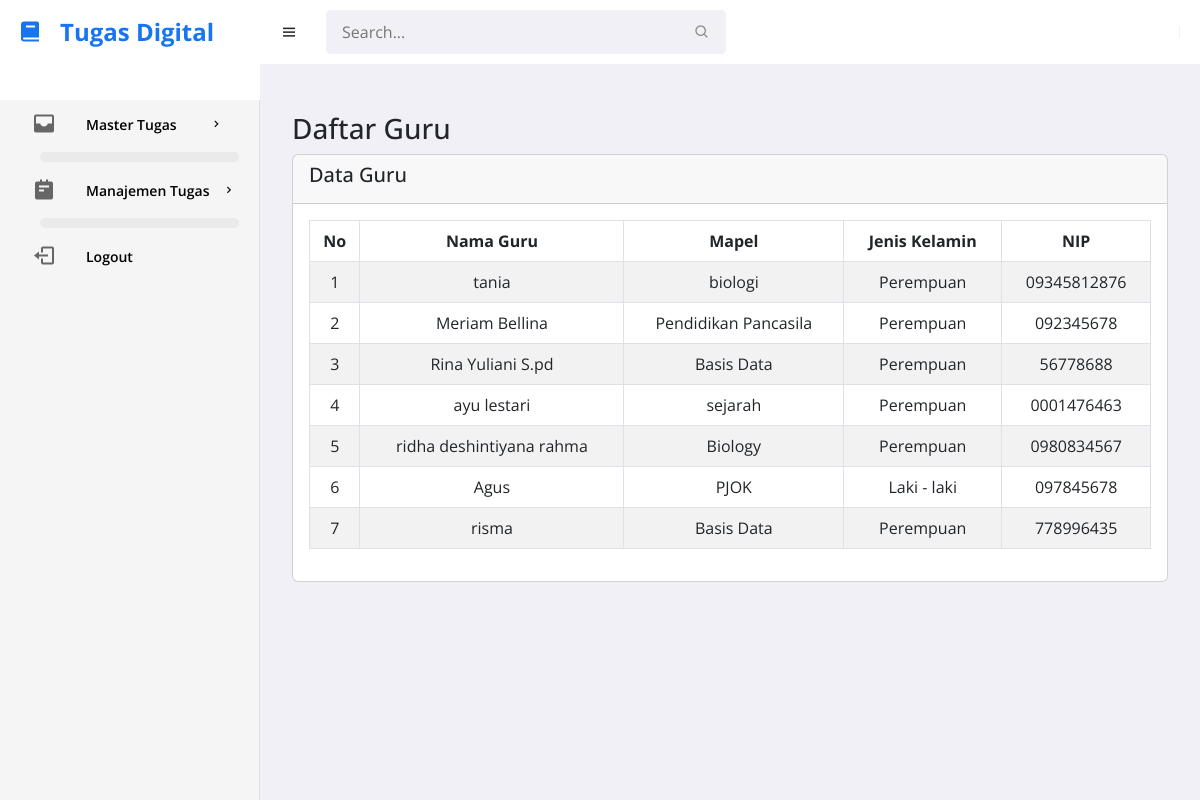
Screenshot of /guru.php with the database file from the repository.
### tables this page shows
CREATE TABLE `guru` (
  `id` int(11) NOT NULL,
  `nama_guru` varchar(200) NOT NULL,
  `mapel` varchar(100) NOT NULL,
  `jenis_kelamin` enum('Laki - laki','Perempuan','','') NOT NULL,
  `nip` varchar(100) NOT NULL
);

### guru.php (the view, shortened to what this page needs)
<?php
include 'koneksi.php';
$result = $conn->query("SELECT * FROM guru");
?>
<!DOCTYPE html>
<html lang="en">
<head>
    <link href='https://unpkg.com/boxicons@2.0.9/css/boxicons.min.css' rel='stylesheet'>
    <link rel="stylesheet" href="https://cdn.jsdelivr.net/npm/bootstrap@5.3.0/dist/css/bootstrap.min.css">
    <link href="https://cdn.jsdelivr.net/npm/bootstrap-icons/font/bootstrap-icons.css" rel="stylesheet">
    <link rel="stylesheet" href="style.css">
</head>
<body>
<section id="sidebar">
    <a href="#" class="brand"><i class='bx bxs-book icon'></i> Tugas Digital</a>
    <ul class="side-menu">
            <li>
                <a href="#"><i class='bx bxs-inbox icon'></i> Master Tugas <i class='bx bx-chevron-right icon-right'></i></a>
                <ul class="side-dropdown">
                    <li><a href="siswa.php"><i class='bx bx-task'></i> Siswa</a></li>
                </ul>
            </li>
            <li>
                <a href="#"><i class='bx bxs-notepad icon'></i> Manajemen Tugas <i class='bx bx-chevron-right icon-right'></i></a>
                <ul class="side-dropdown">
                    <li><a href="tugas.php"><i class='bx bx-task'></i> Tugas</a></li>
                </ul>
            </li>
        <li><a href="#" onclick="confirmLogout(event)"><i class='bx bx-log-out icon'></i> Logout</a></li>
    </ul>
</section>
     <section id="content">
        <nav>
            <i class='bx bx-menu toggle-sidebar'></i>
            <form action="#">
                <div class="form-group">
                    <input type="text" placeholder="Search...">
                    <i class='bx bx-search icon'></i>
                </div>
            </form>
        </nav>
        <main>
            <div class="container mt-4">
                <h3>Daftar Guru</h3>
                <div class="row">
                    <div class="col-md-12">
                        <div class="card">
                            <div class="card-header">
                                <h5>Data Guru</h5>
                            </div>
                            <div class="card-body">
                                <div class="table-responsive">
                                    <table class="table table-striped table-bordered">
                                        <thead>
                                            <tr style='text-align:center'>
                                                <th>No</th>
                                                <th>Nama Guru</th>
                                                <th>Mapel</th>
                                                <th>Jenis Kelamin</th>
                                                <th>NIP</th>
                                            </tr>
                                        </thead>
                                        <tbody>
                                        <?php
                                         $no = 1;
                                         while ($row = $result->fetch_assoc()) {
                                         echo "<tr style='text-align:center'>
                                         <td>{$no}</td>
                                         <td>{$row['nama_guru']}</td>
                                         <td>{$row['mapel']}</td>
                                         <td>{$row['jenis_kelamin']}</td>
                                         <td>{$row['nip']}</td>";
                                      echo "</tr>";
                                                $no++;
                                            }
                                            ?>
                                        </tbody>
                                    </table>
                                </div>
                            </div>
                        </div>
                    </div>
                </div>
            </div>
        </main>
    </section>
</body>
</html>

### style.css (style rules this page uses)
* { font-family: 'Open Sans', sans-serif; margin: 0; padding: 0; box-sizing: border-box; }
:root { --grey: #F1F0F6; --dark-grey: #8D8D8D; --light: #fff; --dark: #000; --green: #81D43A; --light-green: #E3FFCB; --blue: #1775F1; --light-blue: #D0E4FF; --dark-blue: #0C5FCD; --red: #FC3B56; }
html { overflow-x: hidden; }
body { background: var(--grey); overflow-x: hidden; }
a { text-decoration: none; }
li { list-style: none; }
#sidebar { position: fixed; max-width: 260px; width: 100%; background: var(--light); top: 0; left: 0; height: 100%; overflow-y: auto; scrollbar-width: none; transition: all .3s ease; z-index: 200; }
#sidebar .brand { font-size: 24px; display: flex; align-items: center; height: 64px; font-weight: 700; color: var(--blue); position: sticky; top: 0; left: 0; z-index: 100; background: var(--light); transition: all .3s ease; padding: 0 6px; }
#sidebar .icon { min-width: 48px; display: flex; justify-content: center; align-items: center; margin-right: 6px; }
#sidebar .icon-right { margin-left: auto; transition: all .3s ease; }
#sidebar .side-menu { margin: 36px 0; padding: 0 20px; transition: all .3s ease; }
#sidebar .side-menu a { display: flex; align-items: center; font-size: 14px; color: var(--dark); padding: 12px 16px 12px 0; transition: all .3s ease; border-radius: 10px; margin: 4px 0; white-space: nowrap; }
ul li a { font-size: 18px; font-weight: bold; color: #333; display: flex; align-items: center; gap: 10px; transition: all 0.3s ease; }
ul li a i.icon { font-size: 24px; color: #007bff; transition: color 0.3s ease; }
ul.side-dropdown li a { font-size: 16px; padding-left: 30px; color: #555; }
#sidebar .side-dropdown { padding-left: 54px; max-height: 0; overflow-y: hidden; transition: all .15s ease; }
#content { position: relative; width: calc(100% - 260px); left: 260px; transition: all .3s ease; }
nav { background: var(--light); height: 64px; padding: 0 20px; display: flex; align-items: center; grid-gap: 28px; position: sticky; top: 0; left: 0; z-index: 100; }
nav .toggle-sidebar { font-size: 18px; cursor: pointer; }
nav form { max-width: 400px; width: 100%; margin-right: auto; }
nav .form-group { position: relative; }
nav .form-group input { width: 100%; background: var(--grey); border-radius: 5px; border: none; outline: none; padding: 10px 36px 10px 16px; transition: all .3s ease; }
nav .form-group .icon { position: absolute; top: 50%; transform: translateY(-50%); right: 16px; color: var(--dark-grey); }
main { width: 100%; padding: 24px 20px 20px 20px; }

### guru.php (style rules this page uses)
.side-menu { background-color: #f5f5f5; padding: 20px; min-height: 100vh; border-right: 1px solid #ddd; }
.side-menu li a { font-size: 18px; font-weight: 600; display: flex; align-items: center; gap: 12px; padding: 12px 20px; color: #333; transition: background 0.3s, color 0.3s; border-radius: 8px; }
.side-menu li a .icon { font-size: 24px; color: #666; transition: color 0.3s; }
.side-dropdown { margin-left: 20px; background-color: #eaeaea; border-radius: 6px; padding: 5px 0; }
.side-dropdown li a { font-size: 16px; padding: 10px 20px; color: #555; display: flex; align-items: center; gap: 10px; }

### rows the page displays
guru: nama_guru "tania", mapel "biologi", jenis_kelamin "Perempuan", nip "09345812876"
guru: nama_guru "Meriam Bellina", mapel "Pendidikan Pancasila", jenis_kelamin "Perempuan", nip "092345678"
guru: nama_guru "Rina Yuliani S.pd", mapel "Basis Data", jenis_kelamin "Perempuan", nip "56778688"
guru: nama_guru "ayu lestari", mapel "sejarah", jenis_kelamin "Perempuan", nip "0001476463"
guru: nama_guru "ridha deshintiyana rahma", mapel "Biology", jenis_kelamin "Perempuan", nip "0980834567"
guru: nama_guru "Agus", mapel "PJOK", jenis_kelamin "Laki - laki", nip "097845678"
guru: nama_guru "risma", mapel "Basis Data", jenis_kelamin "Perempuan", nip "778996435"
